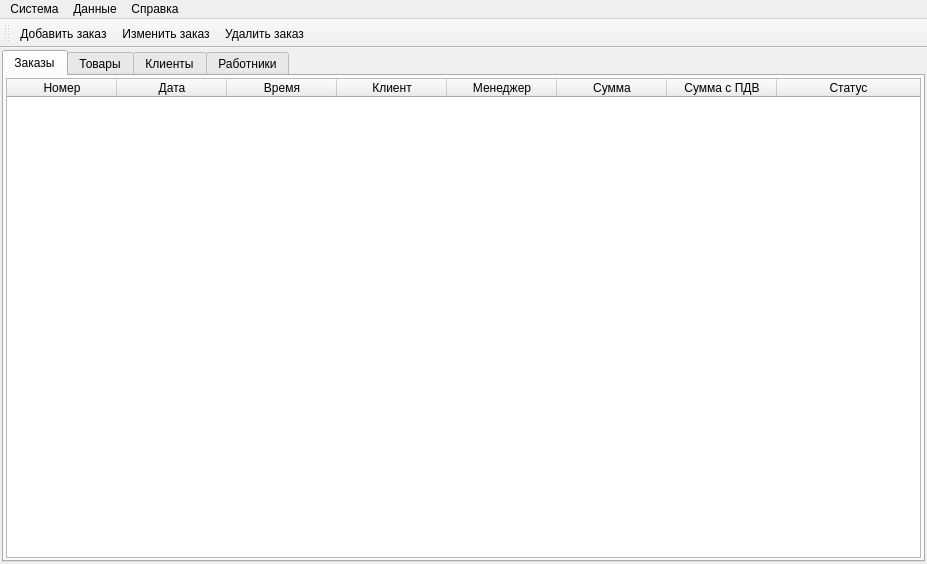
<?xml version="1.0" encoding="UTF-8"?>
<ui version="4.0">
 <class>MainWindow</class>
 <widget class="QMainWindow" name="MainWindow">
  <property name="geometry">
   <rect>
    <x>0</x>
    <y>0</y>
    <width>927</width>
    <height>564</height>
   </rect>
  </property>
  <property name="windowTitle">
   <string>CRM Магазин</string>
  </property>
  <widget class="QWidget" name="centralWidget">
   <layout class="QGridLayout" name="gridLayout">
    <property name="leftMargin">
     <number>2</number>
    </property>
    <property name="topMargin">
     <number>2</number>
    </property>
    <property name="rightMargin">
     <number>2</number>
    </property>
    <property name="bottomMargin">
     <number>2</number>
    </property>
    <item row="0" column="0">
     <widget class="QTabWidget" name="tabWidget">
      <property name="contextMenuPolicy">
       <enum>Qt::DefaultContextMenu</enum>
      </property>
      <property name="currentIndex">
       <number>0</number>
      </property>
      <widget class="QWidget" name="tab">
       <attribute name="title">
        <string>Заказы</string>
       </attribute>
       <layout class="QGridLayout" name="gridLayout_2">
        <property name="leftMargin">
         <number>2</number>
        </property>
        <property name="topMargin">
         <number>2</number>
        </property>
        <property name="rightMargin">
         <number>2</number>
        </property>
        <property name="bottomMargin">
         <number>2</number>
        </property>
        <item row="0" column="0">
         <widget class="QTableWidget" name="tableWidgetOrders">
          <property name="contextMenuPolicy">
           <enum>Qt::CustomContextMenu</enum>
          </property>
          <attribute name="horizontalHeaderDefaultSectionSize">
           <number>110</number>
          </attribute>
          <attribute name="horizontalHeaderStretchLastSection">
           <bool>true</bool>
          </attribute>
          <column>
           <property name="text">
            <string>Номер</string>
           </property>
          </column>
          <column>
           <property name="text">
            <string>Дата</string>
           </property>
          </column>
          <column>
           <property name="text">
            <string>Время</string>
           </property>
          </column>
          <column>
           <property name="text">
            <string>Клиент</string>
           </property>
          </column>
          <column>
           <property name="text">
            <string>Менеджер</string>
           </property>
          </column>
          <column>
           <property name="text">
            <string>Сумма</string>
           </property>
          </column>
          <column>
           <property name="text">
            <string>Сумма с ПДВ</string>
           </property>
          </column>
          <column>
           <property name="text">
            <string>Статус</string>
           </property>
          </column>
         </widget>
        </item>
       </layout>
      </widget>
      <widget class="QWidget" name="tab_2">
       <attribute name="title">
        <string>Товары</string>
       </attribute>
       <layout class="QGridLayout" name="gridLayout_3">
        <property name="leftMargin">
         <number>2</number>
        </property>
        <property name="topMargin">
         <number>2</number>
        </property>
        <property name="rightMargin">
         <number>2</number>
        </property>
        <property name="bottomMargin">
         <number>2</number>
        </property>
        <item row="0" column="0">
         <widget class="QTabWidget" name="tabWidget_2">
          <property name="currentIndex">
           <number>0</number>
          </property>
          <widget class="QWidget" name="tab_5">
           <attribute name="title">
            <string>Категории</string>
           </attribute>
           <layout class="QGridLayout" name="gridLayout_6">
            <property name="leftMargin">
             <number>2</number>
            </property>
            <property name="topMargin">
             <number>2</number>
            </property>
            <property name="rightMargin">
             <number>2</number>
            </property>
            <property name="bottomMargin">
             <number>2</number>
            </property>
            <item row="0" column="0">
             <widget class="QTableWidget" name="tableWidgetCategories">
              <property name="contextMenuPolicy">
               <enum>Qt::CustomContextMenu</enum>
              </property>
              <attribute name="horizontalHeaderCascadingSectionResizes">
               <bool>false</bool>
              </attribute>
              <attribute name="horizontalHeaderDefaultSectionSize">
               <number>250</number>
              </attribute>
              <attribute name="horizontalHeaderShowSortIndicator" stdset="0">
               <bool>false</bool>
              </attribute>
              <attribute name="horizontalHeaderStretchLastSection">
               <bool>true</bool>
              </attribute>
              <column>
               <property name="text">
                <string>Наименование</string>
               </property>
              </column>
             </widget>
            </item>
           </layout>
          </widget>
          <widget class="QWidget" name="tab_6">
           <attribute name="title">
            <string>Товары</string>
           </attribute>
           <layout class="QGridLayout" name="gridLayout_7">
            <property name="leftMargin">
             <number>2</number>
            </property>
            <property name="topMargin">
             <number>2</number>
            </property>
            <property name="rightMargin">
             <number>2</number>
            </property>
            <property name="bottomMargin">
             <number>2</number>
            </property>
            <item row="0" column="0">
             <widget class="QTableWidget" name="tableWidgetGoods">
              <property name="contextMenuPolicy">
               <enum>Qt::CustomContextMenu</enum>
              </property>
              <attribute name="horizontalHeaderCascadingSectionResizes">
               <bool>false</bool>
              </attribute>
              <attribute name="horizontalHeaderDefaultSectionSize">
               <number>150</number>
              </attribute>
              <attribute name="horizontalHeaderShowSortIndicator" stdset="0">
               <bool>false</bool>
              </attribute>
              <attribute name="horizontalHeaderStretchLastSection">
               <bool>true</bool>
              </attribute>
              <column>
               <property name="text">
                <string>Артикул</string>
               </property>
              </column>
              <column>
               <property name="text">
                <string>Категория</string>
               </property>
              </column>
              <column>
               <property name="text">
                <string>Наименование</string>
               </property>
              </column>
              <column>
               <property name="text">
                <string>Цена</string>
               </property>
              </column>
              <column>
               <property name="text">
                <string>Цена с ПДВ</string>
               </property>
              </column>
              <column>
               <property name="text">
                <string>Количество</string>
               </property>
              </column>
             </widget>
            </item>
           </layout>
          </widget>
         </widget>
        </item>
       </layout>
      </widget>
      <widget class="QWidget" name="tab_4">
       <attribute name="title">
        <string>Клиенты</string>
       </attribute>
       <layout class="QGridLayout" name="gridLayout_4">
        <property name="leftMargin">
         <number>2</number>
        </property>
        <property name="topMargin">
         <number>2</number>
        </property>
        <property name="rightMargin">
         <number>2</number>
        </property>
        <property name="bottomMargin">
         <number>2</number>
        </property>
        <item row="0" column="0">
         <widget class="QTableWidget" name="tableWidgetClients">
          <property name="contextMenuPolicy">
           <enum>Qt::CustomContextMenu</enum>
          </property>
          <attribute name="horizontalHeaderDefaultSectionSize">
           <number>225</number>
          </attribute>
          <attribute name="horizontalHeaderStretchLastSection">
           <bool>true</bool>
          </attribute>
          <column>
           <property name="text">
            <string>ФИО</string>
           </property>
          </column>
          <column>
           <property name="text">
            <string>Телефон</string>
           </property>
          </column>
          <column>
           <property name="text">
            <string>Email</string>
           </property>
          </column>
          <column>
           <property name="text">
            <string>Менеджер</string>
           </property>
          </column>
         </widget>
        </item>
       </layout>
      </widget>
      <widget class="QWidget" name="tab_3">
       <attribute name="title">
        <string>Работники</string>
       </attribute>
       <layout class="QGridLayout" name="gridLayout_5">
        <property name="leftMargin">
         <number>2</number>
        </property>
        <property name="topMargin">
         <number>2</number>
        </property>
        <property name="rightMargin">
         <number>2</number>
        </property>
        <property name="bottomMargin">
         <number>2</number>
        </property>
        <item row="0" column="0">
         <widget class="QTableWidget" name="tableWidgetEmployees">
          <property name="contextMenuPolicy">
           <enum>Qt::CustomContextMenu</enum>
          </property>
          <property name="horizontalScrollBarPolicy">
           <enum>Qt::ScrollBarAlwaysOff</enum>
          </property>
          <property name="selectionBehavior">
           <enum>QAbstractItemView::SelectRows</enum>
          </property>
          <attribute name="horizontalHeaderDefaultSectionSize">
           <number>175</number>
          </attribute>
          <attribute name="horizontalHeaderShowSortIndicator" stdset="0">
           <bool>true</bool>
          </attribute>
          <attribute name="horizontalHeaderStretchLastSection">
           <bool>true</bool>
          </attribute>
          <column>
           <property name="text">
            <string>Фамилия</string>
           </property>
          </column>
          <column>
           <property name="text">
            <string>Имя</string>
           </property>
          </column>
          <column>
           <property name="text">
            <string>Отчество</string>
           </property>
          </column>
          <column>
           <property name="text">
            <string>День рождение</string>
           </property>
          </column>
          <column>
           <property name="text">
            <string>Логин</string>
           </property>
          </column>
         </widget>
        </item>
       </layout>
      </widget>
     </widget>
    </item>
   </layout>
  </widget>
  <widget class="QMenuBar" name="menuBar">
   <property name="geometry">
    <rect>
     <x>0</x>
     <y>0</y>
     <width>927</width>
     <height>20</height>
    </rect>
   </property>
   <widget class="QMenu" name="menu">
    <property name="title">
     <string>Система</string>
    </property>
    <addaction name="actionLock"/>
    <addaction name="separator"/>
    <addaction name="actionExit"/>
   </widget>
   <widget class="QMenu" name="menu_2">
    <property name="title">
     <string>Данные</string>
    </property>
    <widget class="QMenu" name="menu_4">
     <property name="title">
      <string>Заказы</string>
     </property>
     <addaction name="actionAddOrder"/>
     <addaction name="actionEditOrder"/>
     <addaction name="actionRemoveOrder"/>
     <addaction name="separator"/>
     <addaction name="actionUpdateOrders"/>
    </widget>
    <widget class="QMenu" name="menu_5">
     <property name="title">
      <string>Товары</string>
     </property>
     <addaction name="actionAddGood"/>
     <addaction name="actionEditGood"/>
     <addaction name="actionRemoveGood"/>
     <addaction name="separator"/>
     <addaction name="actionAddCategory"/>
     <addaction name="actionEditCategory"/>
     <addaction name="actionRemoveCategory"/>
     <addaction name="separator"/>
     <addaction name="actionUpdateGoods"/>
     <addaction name="actionUpdateCategories"/>
    </widget>
    <widget class="QMenu" name="menu_6">
     <property name="title">
      <string>Клиенты</string>
     </property>
     <addaction name="actionAddClient"/>
     <addaction name="actionEditClient"/>
     <addaction name="actionRemoveClient"/>
     <addaction name="separator"/>
     <addaction name="actionUpdateClients"/>
    </widget>
    <widget class="QMenu" name="menu_7">
     <property name="title">
      <string>Сотрудники</string>
     </property>
     <addaction name="actionAddEmployee"/>
     <addaction name="actionEditEmployee"/>
     <addaction name="actionRemoveEmployee"/>
     <addaction name="separator"/>
     <addaction name="actionUpdateEmployees"/>
    </widget>
    <addaction name="menu_4"/>
    <addaction name="menu_5"/>
    <addaction name="menu_6"/>
    <addaction name="menu_7"/>
   </widget>
   <widget class="QMenu" name="menu_3">
    <property name="title">
     <string>Справка</string>
    </property>
    <addaction name="actionAbout"/>
    <addaction name="separator"/>
    <addaction name="actionHelp"/>
   </widget>
   <addaction name="menu"/>
   <addaction name="menu_2"/>
   <addaction name="menu_3"/>
  </widget>
  <widget class="QToolBar" name="mainToolBar">
   <property name="toolButtonStyle">
    <enum>Qt::ToolButtonIconOnly</enum>
   </property>
   <attribute name="toolBarArea">
    <enum>TopToolBarArea</enum>
   </attribute>
   <attribute name="toolBarBreak">
    <bool>false</bool>
   </attribute>
   <addaction name="actionAddOrder"/>
   <addaction name="actionEditOrder"/>
   <addaction name="actionRemoveOrder"/>
  </widget>
  <action name="actionLock">
   <property name="text">
    <string>Заблокировать</string>
   </property>
  </action>
  <action name="actionExit">
   <property name="text">
    <string>Выход</string>
   </property>
  </action>
  <action name="actionAddOrder">
   <property name="icon">
    <iconset resource="images.qrc">
     <normaloff>:/images/images/add.png</normaloff>:/images/images/add.png</iconset>
   </property>
   <property name="text">
    <string>Добавить заказ</string>
   </property>
  </action>
  <action name="actionEditOrder">
   <property name="icon">
    <iconset resource="images.qrc">
     <normaloff>:/images/images/edit.png</normaloff>:/images/images/edit.png</iconset>
   </property>
   <property name="text">
    <string>Изменить заказ</string>
   </property>
  </action>
  <action name="actionRemoveOrder">
   <property name="icon">
    <iconset resource="images.qrc">
     <normaloff>:/images/images/remove.png</normaloff>:/images/images/remove.png</iconset>
   </property>
   <property name="text">
    <string>Удалить заказ</string>
   </property>
  </action>
  <action name="actionAddGood">
   <property name="icon">
    <iconset resource="images.qrc">
     <normaloff>:/images/images/add.png</normaloff>:/images/images/add.png</iconset>
   </property>
   <property name="text">
    <string>Добавить товар</string>
   </property>
  </action>
  <action name="actionEditGood">
   <property name="icon">
    <iconset resource="images.qrc">
     <normaloff>:/images/images/edit.png</normaloff>:/images/images/edit.png</iconset>
   </property>
   <property name="text">
    <string>Изменить товар</string>
   </property>
  </action>
  <action name="actionRemoveGood">
   <property name="icon">
    <iconset resource="images.qrc">
     <normaloff>:/images/images/remove.png</normaloff>:/images/images/remove.png</iconset>
   </property>
   <property name="text">
    <string>Удалить товар</string>
   </property>
  </action>
  <action name="actionAddCategory">
   <property name="icon">
    <iconset resource="images.qrc">
     <normaloff>:/images/images/add.png</normaloff>:/images/images/add.png</iconset>
   </property>
   <property name="text">
    <string>Добавить категорию</string>
   </property>
  </action>
  <action name="actionEditCategory">
   <property name="icon">
    <iconset resource="images.qrc">
     <normaloff>:/images/images/edit.png</normaloff>:/images/images/edit.png</iconset>
   </property>
   <property name="text">
    <string>Изменить категорию</string>
   </property>
  </action>
  <action name="actionRemoveCategory">
   <property name="icon">
    <iconset resource="images.qrc">
     <normaloff>:/images/images/remove.png</normaloff>:/images/images/remove.png</iconset>
   </property>
   <property name="text">
    <string>Удалить категорию</string>
   </property>
  </action>
  <action name="actionAddClient">
   <property name="icon">
    <iconset resource="images.qrc">
     <normaloff>:/images/images/add.png</normaloff>:/images/images/add.png</iconset>
   </property>
   <property name="text">
    <string>Добавить клиента</string>
   </property>
  </action>
  <action name="actionEditClient">
   <property name="icon">
    <iconset resource="images.qrc">
     <normaloff>:/images/images/edit.png</normaloff>:/images/images/edit.png</iconset>
   </property>
   <property name="text">
    <string>Изменить данные клиента</string>
   </property>
  </action>
  <action name="actionRemoveClient">
   <property name="icon">
    <iconset resource="images.qrc">
     <normaloff>:/images/images/remove.png</normaloff>:/images/images/remove.png</iconset>
   </property>
   <property name="text">
    <string>Удалить клиента</string>
   </property>
  </action>
  <action name="actionAddEmployee">
   <property name="icon">
    <iconset resource="images.qrc">
     <normaloff>:/images/images/add.png</normaloff>:/images/images/add.png</iconset>
   </property>
   <property name="text">
    <string>Добавить сотрудника</string>
   </property>
  </action>
  <action name="actionEditEmployee">
   <property name="icon">
    <iconset resource="images.qrc">
     <normaloff>:/images/images/edit.png</normaloff>:/images/images/edit.png</iconset>
   </property>
   <property name="text">
    <string>Изменить данные сотрудника</string>
   </property>
  </action>
  <action name="actionAbout">
   <property name="text">
    <string>О программе...</string>
   </property>
  </action>
  <action name="actionHelp">
   <property name="text">
    <string>Справка</string>
   </property>
  </action>
  <action name="actionRemoveEmployee">
   <property name="icon">
    <iconset resource="images.qrc">
     <normaloff>:/images/images/remove.png</normaloff>:/images/images/remove.png</iconset>
   </property>
   <property name="text">
    <string>Удалить сотрудника</string>
   </property>
  </action>
  <action name="actionUpdateOrders">
   <property name="icon">
    <iconset resource="images.qrc">
     <normaloff>:/images/images/update.png</normaloff>:/images/images/update.png</iconset>
   </property>
   <property name="text">
    <string>Обновить заказы</string>
   </property>
  </action>
  <action name="actionUpdateGoods">
   <property name="icon">
    <iconset resource="images.qrc">
     <normaloff>:/images/images/update.png</normaloff>:/images/images/update.png</iconset>
   </property>
   <property name="text">
    <string>Обновить товары</string>
   </property>
  </action>
  <action name="actionUpdateCategories">
   <property name="icon">
    <iconset resource="images.qrc">
     <normaloff>:/images/images/update.png</normaloff>:/images/images/update.png</iconset>
   </property>
   <property name="text">
    <string>Обновить категории</string>
   </property>
  </action>
  <action name="actionUpdateClients">
   <property name="icon">
    <iconset resource="images.qrc">
     <normaloff>:/images/images/update.png</normaloff>:/images/images/update.png</iconset>
   </property>
   <property name="text">
    <string>Обновить клиентов</string>
   </property>
  </action>
  <action name="actionUpdateEmployees">
   <property name="icon">
    <iconset resource="images.qrc">
     <normaloff>:/images/images/update.png</normaloff>:/images/images/update.png</iconset>
   </property>
   <property name="text">
    <string>Обновить сотрудников</string>
   </property>
  </action>
 </widget>
 <layoutdefault spacing="6" margin="11"/>
 <resources>
  <include location="images.qrc"/>
 </resources>
 <connections/>
</ui>
